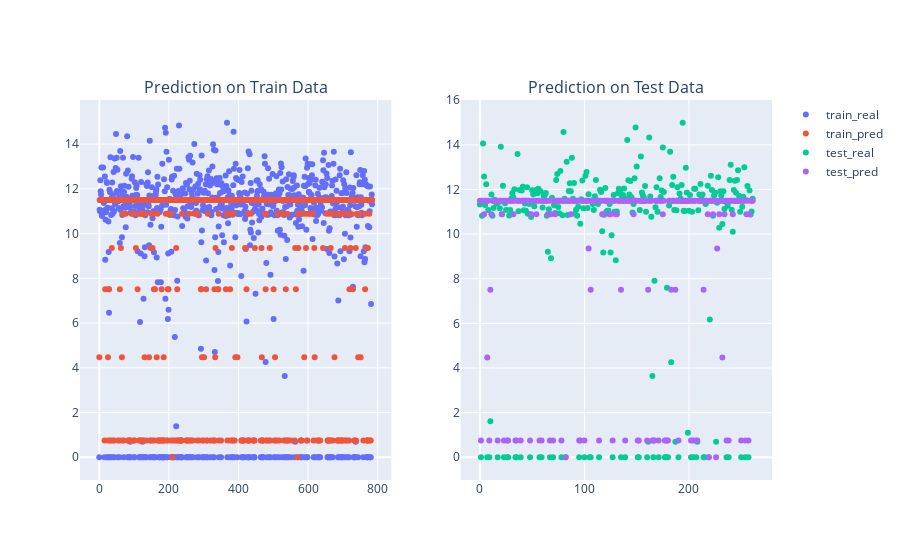

The notebook cell saved with this chart:
### Code cell
perform_pipeline(baseline_pipeline, return_result=False, verbose=2)

### Figure 1 — Plotly figure (JSON) as saved in the notebook; plotly's stock layout.template omitted (floating-point values rounded to 4 significant figures; data arrays with more than 128 entries replaced by an {"elided": "..."} marker saying what was removed)
{"data": [{"mode": "markers", "name": "train_real", "type": "scatter", "x": {"elided": "785 int values"}, "xaxis": "x", "y": {"elided": "785 float values"}, "yaxis": "y"}, {"mode": "markers", "name": "train_pred", "type": "scatter", "x": {"elided": "785 int values"}, "xaxis": "x", "y": {"elided": "785 float values"}, "yaxis": "y"}, {"mode": "markers", "name": "test_real", "type": "scatter", "x": {"elided": "262 int values"}, "xaxis": "x2", "y": {"elided": "262 float values"}, "yaxis": "y2"}, {"mode": "markers", "name": "test_pred", "type": "scatter", "x": {"elided": "262 int values"}, "xaxis": "x2", "y": {"elided": "262 float values"}, "yaxis": "y2"}], "layout": {"annotations": [{"font": {"size": 16}, "showarrow": false, "text": "Prediction on Train Data", "x": 0.225, "xanchor": "center", "xref": "paper", "y": 1, "yanchor": "bottom", "yref": "paper"}, {"font": {"size": 16}, "showarrow": false, "text": "Prediction on Test Data", "x": 0.775, "xanchor": "center", "xref": "paper", "y": 1, "yanchor": "bottom", "yref": "paper"}], "xaxis": {"anchor": "y", "domain": [0, 0.45]}, "xaxis2": {"anchor": "y2", "domain": [0.55, 1]}, "yaxis": {"anchor": "x", "domain": [0, 1]}, "yaxis2": {"anchor": "x2", "domain": [0, 1]}}}
